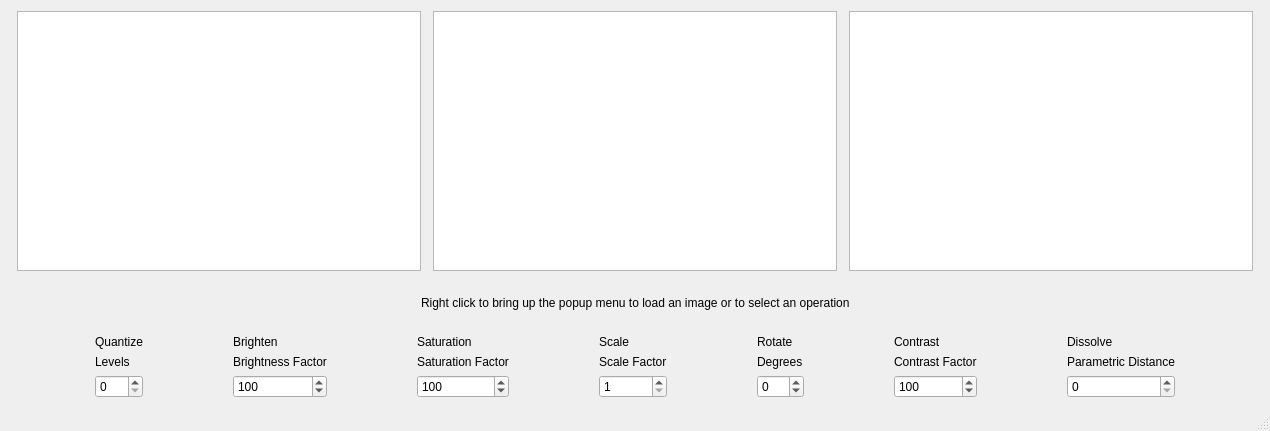
<?xml version="1.0" encoding="UTF-8"?>
<ui version="4.0">
 <class>MainWindow</class>
 <widget class="QMainWindow" name="MainWindow">
  <property name="geometry">
   <rect>
    <x>0</x>
    <y>0</y>
    <width>1270</width>
    <height>431</height>
   </rect>
  </property>
  <property name="windowTitle">
   <string>MainWindow</string>
  </property>
  <widget class="QWidget" name="centralWidget">
   <layout class="QGridLayout" name="gridLayout">
    <item row="1" column="0">
     <layout class="QVBoxLayout" name="verticalLayout">
      <item>
       <layout class="QHBoxLayout" name="imagesLayout">
        <item>
         <spacer name="horizontalSpacer_4">
          <property name="orientation">
           <enum>Qt::Horizontal</enum>
          </property>
          <property name="sizeHint" stdset="0">
           <size>
            <width>40</width>
            <height>20</height>
           </size>
          </property>
         </spacer>
        </item>
        <item>
         <widget class="QGraphicsView" name="originalImageView">
          <property name="minimumSize">
           <size>
            <width>404</width>
            <height>260</height>
           </size>
          </property>
          <property name="foregroundBrush">
           <brush brushstyle="NoBrush">
            <color alpha="255">
             <red>0</red>
             <green>0</green>
             <blue>0</blue>
            </color>
           </brush>
          </property>
         </widget>
        </item>
        <item>
         <spacer name="horizontalSpacer_10">
          <property name="orientation">
           <enum>Qt::Horizontal</enum>
          </property>
          <property name="sizeHint" stdset="0">
           <size>
            <width>40</width>
            <height>20</height>
           </size>
          </property>
         </spacer>
        </item>
        <item>
         <widget class="QGraphicsView" name="dissolveImageView">
          <property name="minimumSize">
           <size>
            <width>404</width>
            <height>260</height>
           </size>
          </property>
         </widget>
        </item>
        <item>
         <spacer name="horizontalSpacer">
          <property name="orientation">
           <enum>Qt::Horizontal</enum>
          </property>
          <property name="sizeHint" stdset="0">
           <size>
            <width>40</width>
            <height>20</height>
           </size>
          </property>
         </spacer>
        </item>
        <item>
         <widget class="QGraphicsView" name="modifiedImageView">
          <property name="minimumSize">
           <size>
            <width>404</width>
            <height>260</height>
           </size>
          </property>
          <property name="foregroundBrush">
           <brush brushstyle="NoBrush">
            <color alpha="255">
             <red>0</red>
             <green>0</green>
             <blue>0</blue>
            </color>
           </brush>
          </property>
         </widget>
        </item>
        <item>
         <spacer name="horizontalSpacer_5">
          <property name="orientation">
           <enum>Qt::Horizontal</enum>
          </property>
          <property name="sizeHint" stdset="0">
           <size>
            <width>40</width>
            <height>20</height>
           </size>
          </property>
         </spacer>
        </item>
       </layout>
      </item>
      <item>
       <spacer name="verticalSpacer">
        <property name="orientation">
         <enum>Qt::Vertical</enum>
        </property>
        <property name="sizeHint" stdset="0">
         <size>
          <width>20</width>
          <height>40</height>
         </size>
        </property>
       </spacer>
      </item>
      <item>
       <layout class="QHBoxLayout" name="horizontalLayout">
        <item>
         <spacer name="horizontalSpacer_20">
          <property name="orientation">
           <enum>Qt::Horizontal</enum>
          </property>
          <property name="sizeHint" stdset="0">
           <size>
            <width>40</width>
            <height>20</height>
           </size>
          </property>
         </spacer>
        </item>
        <item>
         <widget class="QLabel" name="instructionLabel">
          <property name="text">
           <string>Right click to bring up the popup menu to load an image or to select an operation</string>
          </property>
         </widget>
        </item>
        <item>
         <spacer name="horizontalSpacer_19">
          <property name="orientation">
           <enum>Qt::Horizontal</enum>
          </property>
          <property name="sizeHint" stdset="0">
           <size>
            <width>40</width>
            <height>20</height>
           </size>
          </property>
         </spacer>
        </item>
       </layout>
      </item>
      <item>
       <spacer name="verticalSpacer_2">
        <property name="orientation">
         <enum>Qt::Vertical</enum>
        </property>
        <property name="sizeHint" stdset="0">
         <size>
          <width>20</width>
          <height>40</height>
         </size>
        </property>
       </spacer>
      </item>
      <item>
       <layout class="QHBoxLayout" name="operationsLayout">
        <item>
         <spacer name="horizontalSpacer_15">
          <property name="orientation">
           <enum>Qt::Horizontal</enum>
          </property>
          <property name="sizeHint" stdset="0">
           <size>
            <width>40</width>
            <height>20</height>
           </size>
          </property>
         </spacer>
        </item>
        <item>
         <layout class="QVBoxLayout" name="quantizeLayout">
          <item>
           <widget class="QLabel" name="quantizeLabel">
            <property name="text">
             <string>Quantize</string>
            </property>
           </widget>
          </item>
          <item>
           <widget class="QLabel" name="quantizeUnitLabel">
            <property name="text">
             <string>Levels</string>
            </property>
           </widget>
          </item>
          <item>
           <widget class="QSpinBox" name="quantizeSpinBox">
            <property name="minimum">
             <number>0</number>
            </property>
            <property name="maximum">
             <number>255</number>
            </property>
            <property name="value">
             <number>0</number>
            </property>
           </widget>
          </item>
         </layout>
        </item>
        <item>
         <spacer name="horizontalSpacer_14">
          <property name="orientation">
           <enum>Qt::Horizontal</enum>
          </property>
          <property name="sizeHint" stdset="0">
           <size>
            <width>40</width>
            <height>20</height>
           </size>
          </property>
         </spacer>
        </item>
        <item>
         <layout class="QVBoxLayout" name="brightnessLayout">
          <item>
           <widget class="QLabel" name="brightenLabel">
            <property name="text">
             <string>Brighten</string>
            </property>
           </widget>
          </item>
          <item>
           <widget class="QLabel" name="brightenUnitLabel">
            <property name="text">
             <string>Brightness Factor</string>
            </property>
           </widget>
          </item>
          <item>
           <widget class="QSpinBox" name="brightenSpinBox">
            <property name="maximum">
             <number>300</number>
            </property>
            <property name="value">
             <number>100</number>
            </property>
           </widget>
          </item>
         </layout>
        </item>
        <item>
         <spacer name="horizontalSpacer_13">
          <property name="orientation">
           <enum>Qt::Horizontal</enum>
          </property>
          <property name="sizeHint" stdset="0">
           <size>
            <width>40</width>
            <height>20</height>
           </size>
          </property>
         </spacer>
        </item>
        <item>
         <layout class="QVBoxLayout" name="saturationLayout">
          <item>
           <widget class="QLabel" name="saturationLabel">
            <property name="text">
             <string>Saturation</string>
            </property>
           </widget>
          </item>
          <item>
           <widget class="QLabel" name="saturationUnitLabel">
            <property name="text">
             <string>Saturation Factor</string>
            </property>
           </widget>
          </item>
          <item>
           <widget class="QSpinBox" name="saturationSpinBox">
            <property name="minimum">
             <number>-300</number>
            </property>
            <property name="maximum">
             <number>300</number>
            </property>
            <property name="value">
             <number>100</number>
            </property>
           </widget>
          </item>
         </layout>
        </item>
        <item>
         <spacer name="horizontalSpacer_17">
          <property name="orientation">
           <enum>Qt::Horizontal</enum>
          </property>
          <property name="sizeHint" stdset="0">
           <size>
            <width>40</width>
            <height>20</height>
           </size>
          </property>
         </spacer>
        </item>
        <item>
         <layout class="QVBoxLayout" name="scaleLayout">
          <item>
           <widget class="QLabel" name="scaleLabel">
            <property name="text">
             <string>Scale</string>
            </property>
           </widget>
          </item>
          <item>
           <widget class="QLabel" name="scaleUnitLabel">
            <property name="text">
             <string>Scale Factor</string>
            </property>
           </widget>
          </item>
          <item>
           <widget class="QSpinBox" name="scaleSpinBox">
            <property name="minimum">
             <number>1</number>
            </property>
            <property name="maximum">
             <number>5</number>
            </property>
            <property name="value">
             <number>1</number>
            </property>
           </widget>
          </item>
         </layout>
        </item>
        <item>
         <spacer name="horizontalSpacer_18">
          <property name="orientation">
           <enum>Qt::Horizontal</enum>
          </property>
          <property name="sizeHint" stdset="0">
           <size>
            <width>40</width>
            <height>20</height>
           </size>
          </property>
         </spacer>
        </item>
        <item>
         <layout class="QVBoxLayout" name="rotateLayout">
          <item>
           <widget class="QLabel" name="rotateLabel">
            <property name="text">
             <string>Rotate</string>
            </property>
           </widget>
          </item>
          <item>
           <widget class="QLabel" name="rotateUnitLabel">
            <property name="text">
             <string>Degrees</string>
            </property>
           </widget>
          </item>
          <item>
           <widget class="QSpinBox" name="rotateSpinBox">
            <property name="minimum">
             <number>-1</number>
            </property>
            <property name="maximum">
             <number>360</number>
            </property>
           </widget>
          </item>
         </layout>
        </item>
        <item>
         <spacer name="horizontalSpacer_16">
          <property name="orientation">
           <enum>Qt::Horizontal</enum>
          </property>
          <property name="sizeHint" stdset="0">
           <size>
            <width>40</width>
            <height>20</height>
           </size>
          </property>
         </spacer>
        </item>
        <item>
         <layout class="QVBoxLayout" name="contrastLayout">
          <item>
           <widget class="QLabel" name="contrastLabel">
            <property name="text">
             <string>Contrast</string>
            </property>
           </widget>
          </item>
          <item>
           <widget class="QLabel" name="contrastUnitLabel">
            <property name="text">
             <string>Contrast Factor</string>
            </property>
           </widget>
          </item>
          <item>
           <widget class="QSpinBox" name="contrastSpinBox">
            <property name="minimum">
             <number>-300</number>
            </property>
            <property name="maximum">
             <number>300</number>
            </property>
            <property name="value">
             <number>100</number>
            </property>
           </widget>
          </item>
         </layout>
        </item>
        <item>
         <spacer name="horizontalSpacer_2">
          <property name="orientation">
           <enum>Qt::Horizontal</enum>
          </property>
          <property name="sizeHint" stdset="0">
           <size>
            <width>40</width>
            <height>20</height>
           </size>
          </property>
         </spacer>
        </item>
        <item>
         <layout class="QVBoxLayout" name="dissolveLayout">
          <item>
           <widget class="QLabel" name="dissolveLabel">
            <property name="text">
             <string>Dissolve</string>
            </property>
           </widget>
          </item>
          <item>
           <widget class="QLabel" name="dissolveUnitLabel">
            <property name="text">
             <string>Parametric Distance</string>
            </property>
           </widget>
          </item>
          <item>
           <widget class="QSpinBox" name="dissolveSpinBox">
            <property name="maximum">
             <number>100</number>
            </property>
           </widget>
          </item>
         </layout>
        </item>
        <item>
         <spacer name="horizontalSpacer_3">
          <property name="orientation">
           <enum>Qt::Horizontal</enum>
          </property>
          <property name="sizeHint" stdset="0">
           <size>
            <width>40</width>
            <height>20</height>
           </size>
          </property>
         </spacer>
        </item>
       </layout>
      </item>
     </layout>
    </item>
   </layout>
  </widget>
  <widget class="QMenuBar" name="menuBar">
   <property name="geometry">
    <rect>
     <x>0</x>
     <y>0</y>
     <width>1270</width>
     <height>21</height>
    </rect>
   </property>
  </widget>
  <widget class="QStatusBar" name="statusBar"/>
 </widget>
 <layoutdefault spacing="6" margin="11"/>
 <resources/>
 <connections/>
</ui>
